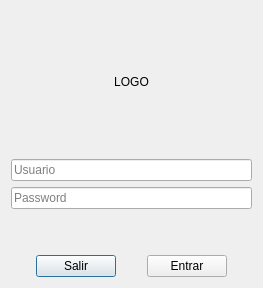
<?xml version="1.0" encoding="UTF-8"?>
<ui version="4.0">
 <class>frm_login</class>
 <widget class="QDialog" name="frm_login">
  <property name="geometry">
   <rect>
    <x>0</x>
    <y>0</y>
    <width>263</width>
    <height>288</height>
   </rect>
  </property>
  <property name="windowTitle">
   <string>Dialog</string>
  </property>
  <layout class="QVBoxLayout" name="verticalLayout_2">
   <item>
    <spacer name="verticalSpacer_3">
     <property name="orientation">
      <enum>Qt::Orientation::Vertical</enum>
     </property>
     <property name="sizeType">
      <enum>QSizePolicy::Policy::Minimum</enum>
     </property>
     <property name="sizeHint" stdset="0">
      <size>
       <width>20</width>
       <height>20</height>
      </size>
     </property>
    </spacer>
   </item>
   <item>
    <widget class="QLabel" name="lbl_logo">
     <property name="minimumSize">
      <size>
       <width>0</width>
       <height>100</height>
      </size>
     </property>
     <property name="text">
      <string>LOGO</string>
     </property>
     <property name="alignment">
      <set>Qt::AlignmentFlag::AlignCenter</set>
     </property>
    </widget>
   </item>
   <item>
    <layout class="QVBoxLayout" name="verticalLayout">
     <item>
      <spacer name="verticalSpacer_2">
       <property name="orientation">
        <enum>Qt::Orientation::Vertical</enum>
       </property>
       <property name="sizeType">
        <enum>QSizePolicy::Policy::Minimum</enum>
       </property>
       <property name="sizeHint" stdset="0">
        <size>
         <width>20</width>
         <height>20</height>
        </size>
       </property>
      </spacer>
     </item>
     <item>
      <widget class="QLineEdit" name="txt_username">
       <property name="placeholderText">
        <string>Usuario</string>
       </property>
      </widget>
     </item>
     <item>
      <widget class="QLineEdit" name="txt_password">
       <property name="placeholderText">
        <string>Password</string>
       </property>
      </widget>
     </item>
     <item>
      <spacer name="verticalSpacer">
       <property name="orientation">
        <enum>Qt::Orientation::Vertical</enum>
       </property>
       <property name="sizeType">
        <enum>QSizePolicy::Policy::Minimum</enum>
       </property>
       <property name="sizeHint" stdset="0">
        <size>
         <width>20</width>
         <height>40</height>
        </size>
       </property>
      </spacer>
     </item>
    </layout>
   </item>
   <item>
    <layout class="QHBoxLayout" name="horizontalLayout">
     <item>
      <spacer name="horizontalSpacer_2">
       <property name="orientation">
        <enum>Qt::Orientation::Horizontal</enum>
       </property>
       <property name="sizeHint" stdset="0">
        <size>
         <width>40</width>
         <height>20</height>
        </size>
       </property>
      </spacer>
     </item>
     <item>
      <widget class="QPushButton" name="btn_exit">
       <property name="text">
        <string>Salir</string>
       </property>
      </widget>
     </item>
     <item>
      <spacer name="horizontalSpacer">
       <property name="orientation">
        <enum>Qt::Orientation::Horizontal</enum>
       </property>
       <property name="sizeHint" stdset="0">
        <size>
         <width>40</width>
         <height>20</height>
        </size>
       </property>
      </spacer>
     </item>
     <item>
      <widget class="QPushButton" name="btn_login">
       <property name="text">
        <string>Entrar</string>
       </property>
      </widget>
     </item>
     <item>
      <spacer name="horizontalSpacer_3">
       <property name="orientation">
        <enum>Qt::Orientation::Horizontal</enum>
       </property>
       <property name="sizeHint" stdset="0">
        <size>
         <width>40</width>
         <height>20</height>
        </size>
       </property>
      </spacer>
     </item>
    </layout>
   </item>
  </layout>
 </widget>
 <resources/>
 <connections/>
</ui>
